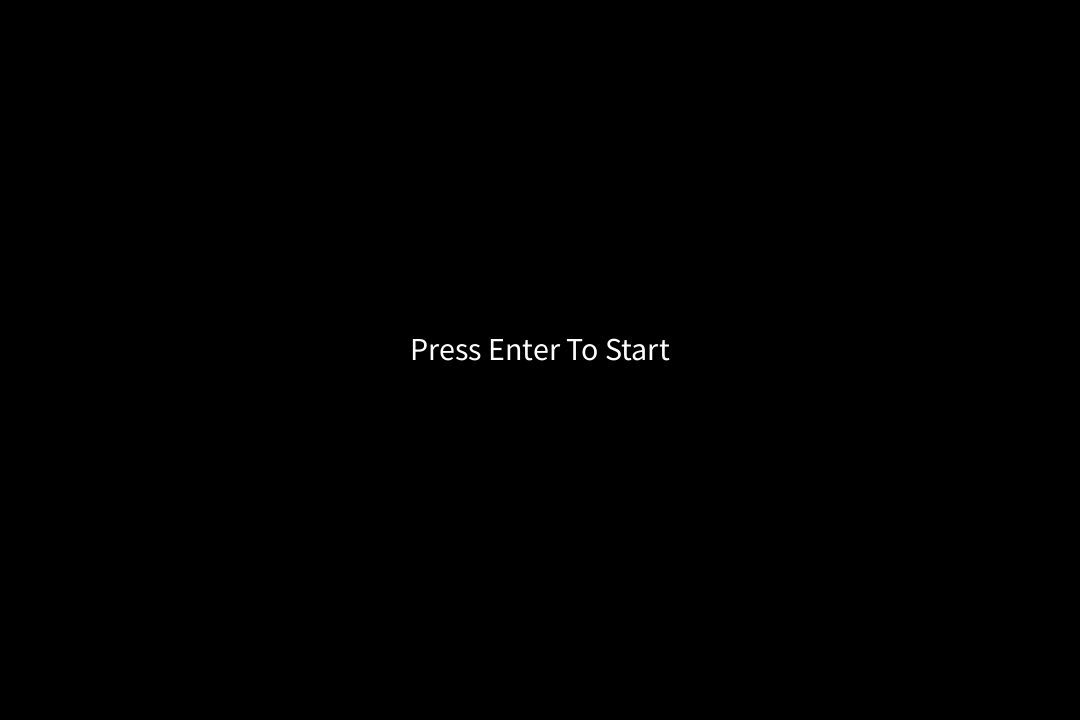
Frame 1 (no input)
Frame 60 (the mouse pressed at the canvas centre just before this capture): identical to frame 1, image omitted
Frame 120 (the mouse held since frame 60 and released just before this capture): identical to frame 1, image omitted

The Processing sketch that drew this single still picture (run headless with seeded random() and noise(); from frame 60 on, the mouse is pressed at the canvas centre):

// Processing sketch: Midterm_WIP_2
// ── Midterm_WIP_2.pde
//Edgar Alejando "MidTerm2_Pattern" 
//you can move your cursor around to show effect 
// you can also click to change star colors

String state = "Opener"; 

PImage dog;
float q =0;
float v = 0; 

int [] z = new int[5];
int zpos = 0;
float r = 0;
float opacity = 0;
float fade = 1;

void setup() {
  size (1080, 720);
  frameRate(10);
  textSize(40);

  z[0] = 0;
  z[1] = 27;
  z[2] = 91;
  z[3] = 183;
  z[4] = 255;
}
void draw() {
  if (state=="Opener") {
    background(0);
    textAlign(CENTER);
    textSize(32);
    text("Press Enter To Start", width/2, height/2);
  }
  //Space Section
  else if (state=="space") {

    //background color changer 
    if (mouseX < width/4) {
      background(17, 17, 17);
    } else if (mouseX > width/1.5) {
      background(119, 119, 119);
    } else if (mouseX > width/4 && mouseX < width/2) {
      background(51, 51, 51);
    } else if (mouseX > width/2 && mouseX <width/1.5) {
      background(85, 85, 85);
    }

    //Nested Loop to make multiple stars spawn

    for (int y = 120; y< height; y+=300) {
      for (int x = 200; x< width; x+=300) {
        star(x, y);
        Text(x, y, "space");
      }
    }

    //Button Section 

    for (int x = 120; x< width; x+=300) {
      Button(x, 600);
    }


    //Mini star spawner
    for (int i = 0; i < 2000; i++) {
      float r = random(10);
      fill(v, z[zpos], v);
      stroke(v, z[zpos], v);
      circle(i, r*200, r);
    }
  } else if (state=="Ocean") {
    //Ocean Background 
    if (mouseY < height/4) {
      background(91, 192, 190);
    } else if (mouseY > height/1.5) {
      background(11, 19, 43);
    } else if (mouseY > height/4 && mouseY < height/2) {
      background(58, 80, 107);
    } else if (mouseY > height/2 && mouseY <height/1.5) {
      background( 28, 37, 65);
    }

    for (int y = 120; y< height; y+=300) {
      for (int x = 200; x< width; x+=300) {
        Heart(x, y);
        Text(x, y, "Water");
      }
    }
  } else if (state =="Nature") {
        if (mouseX < width/4) {
      background(107, 155, 143);
    } else if (mouseX > width/1.5) {
      background(220, 230, 211);
    } else if (mouseX > width/4 && mouseY < width/2) {
      background(200, 209, 146);
    } else if (mouseX > width/2 && mouseY <width/1.5) {
      background(1, 151, 133);
    }
    textAlign(CENTER);
    text("y", width/2, height/2);
  } else if (state =="End") {
    background(0);
    textAlign(CENTER);
    text("The End", width/2, height/2);
  }
}
void mousePressed() {
  //mousepress code
  if (zpos == z.length-1) { //if last array position
    zpos=0;  //return to first array position
  } else {
    zpos++;  //otherwise move forward a single position
  }
}
void keyPressed() {
  if (key == ENTER) {
    if (state== "Opener") {
      state="space";
    } else if (state=="space") {
      state= "Ocean";
    } else if (state =="Ocean") {
      state = "Nature";
    } else if (state =="Nature") {
      state = "End";
    }
  }

  if (key == 'r') {
    state = "Opener";
  }
}

void Heart(int x, int y) {
  fill (z[zpos], 133, 237);
  stroke (z[zpos], 133, 237);
  //shapes to make heart
  circle (x, y, 110);
  circle (x+100, y, 110);
  triangle (x-52, y+20, x+152, y+20, x+50, y+155);
}


void star(int x, int y) {
  fill (z[zpos], 133, 237);
  stroke (z[zpos], 133, 237);
  square(x, y, 100);
  triangle(x, y, x, y+50, x-100, y);
  triangle(x+100, y, x+100, y+50, x+200, y);
  triangle(x, y+50, x+50, y+100, x-50, y+150);
  triangle(x+100, y+50, x+50, y+100, x+150, y+150);
  triangle(x+10, y, x+90, y, x+50, y-100);
  /*
 original
   square(100, 100, 100);
   triangle(100, 100, 100, 150, 0, 100);
   triangle(200, 100, 200, 150, 300, 100);
   triangle(100,150,150,200,50,250);
   triangle(200,150,150,200,250,250);
   triangle(110,100,190,100,150,0);
   */
}

void Text(int x, int y, String word) {
  fill(opacity);
  textSize(32);
  text (word, x + 35, y + 180);  //displays text
  opacity= opacity+fade;
  if (opacity> 255 || opacity< 0) {
    fade= -fade;
  }
}
void Button(int x, int y) {
  fill (15, 15, 15);
  stroke (15, 15, 15);
  square(x, y, 40);
  fill (240, 240, 240);
  stroke (240, 240, 240);
  square(x+10, y+10, 40);
  textSize(10);
  fill (15, 15, 15);
  text("button", x+30, y+30);
}
